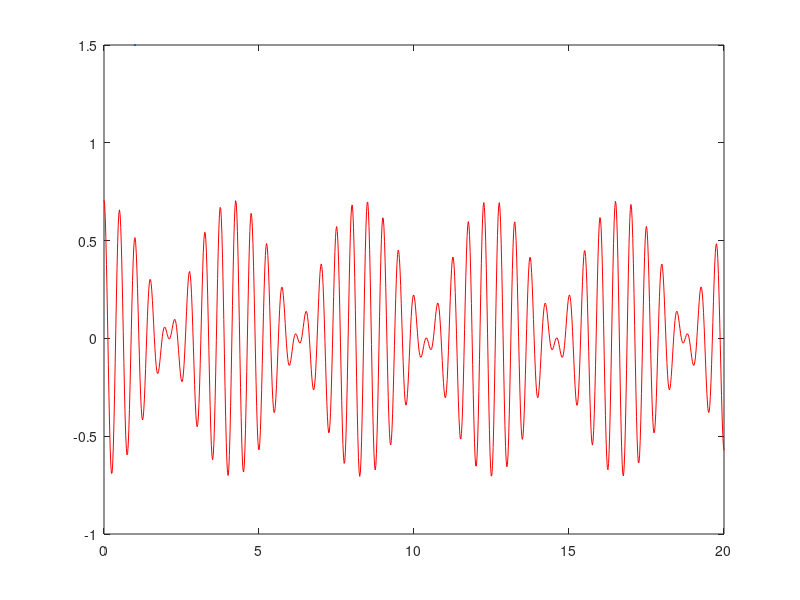

Reproduce this figure in MATLAB. (Note: this script raises an error after producing the figure.)
clc;
clear;

Fs = 100000000;            % Sampling frequency                    
T = 1/Fs;                        % Sampling period       
L = 100 * 10^3;             % Length of signal
t = (0:L-1)*T;                % Time vector

%simulation time
initial = 0;
final = 20 * 10^-6;
N = 1000; %grid number
time = linspace(initial, final, N);

%sinusoidal wave parameter setting
A_c = sqrt(2);
f_c = 2 * 10^6;
A_m = 5;
f_m = 120 * 10^3;
A_c_prime = A_c;
SF = 10;

%generate AM signal in time domain
AM_signal = A_c .* cos(2 * pi  * f_c .* time) .* A_m .* cos(2 * pi * f_m .* time) / SF ;

%FFT (reference from MathWork)
AM_signal1 = A_c .* cos(2 * pi  * f_c .* t) .* A_m .* cos(2 * pi * f_m .* t) / SF ;
Y = fft(AM_signal1);
P2 = abs(Y/L);
P1 = P2(1:L/2+1);
P1(2:end-1) = 2*P1(2:end-1);
f = Fs*(0:(L/2))/L;

%demodulate the DSB-SC
Demo_AM_signal = AM_signal .*  A_c_prime .* cos(2 * pi  * f_c .* time) / SF;

%FFT demodulate signal
Demo_AM_signal1 = AM_signal1 .*  A_c_prime .* cos(2 * pi  * f_c .* t) / SF;
Y2 = fft(Demo_AM_signal1);
P4 = abs(Y2/L);
P3 = P4(1:L/2+1);
P3(2:end-1) = 2*P3(2:end-1);
f2 = Fs*(0:(L/2))/L;

figure(1);
plot(time * 10^6,AM_signal, '-r' , LineWidth= 1.5);hold on;
xlabel('time (\mus)', FontSize= 20);
ylabel('Magnitude(V)', FontSize= 20);
title('Double Side Band-Suppressed Carrier (time domain)', FontSize= 24);
grid on;

figure(2);
plot(f,20*log10(P1)) ;hold on;
xlabel('frequency (Hz)', FontSize= 20);
ylabel('Magnitude  (dB)', FontSize= 20);
xlim([0,3000000]);
title('Double Side Band-Suppressed Carrier FFT (frequency domain)', FontSize= 24);
grid on;

figure(3);
plot(time * 10^6,AM_signal, '-r' , LineWidth= 1.5);hold on;
plot(time * 10^6,Demo_AM_signal, '-b' , LineWidth= 1.5);hold on;
xlabel('time (\mus)', FontSize= 20);
ylabel('Magnitude(V)', FontSize= 20);
title('Double Side Band-Suppressed Carrier (time domain)', FontSize= 24);
legend('DSB-SC', 'Demodulate DSB-SC', Fontsize = 16);
grid on;

figure(4);
plot(f,20*log10(P3)) ;hold on;
xlabel('frequency (Hz)', FontSize= 20);
ylabel('Magnitude (dB)', FontSize= 20);
xlim([0,4500000]);
title('Double Side Band-Suppressed Carrier FFT (frequency domain)', FontSize= 24);
grid on;

figure(5);
subplot(2,1,1);
plot(time * 10^6,AM_signal, '-r' , LineWidth= 1.5);hold on;
xlabel('time (\mus)', FontSize= 20);
ylabel('Magnitude(V)', FontSize= 20);
title('Double Side Band-Suppressed Carrier (time domain)', FontSize= 24);
grid on;

subplot(2,1,2);
plot(f,20*log10(P1)) ;hold on;
xlabel('frequency (Hz)', FontSize= 20);
ylabel('Magnitude (dB)', FontSize= 20);
xlim([0,3000000]);
title('Double Side Band-Suppressed Carrier FFT (frequency domain)', FontSize= 24);
grid on;

figure(6);
subplot(2,1,1);
plot(time * 10^6,AM_signal, '-r' , LineWidth= 1.5);hold on;
plot(time * 10^6,Demo_AM_signal, '-b' , LineWidth= 1.5);hold on;
xlabel('time (\mus)', FontSize= 20);
ylabel('Magnitude(V)', FontSize= 20);
title('Double Side Band-Suppressed Carrier (time domain)', FontSize= 24);
legend('DSB-SC', 'Demodulate DSB-SC', Fontsize = 16);
grid on;

subplot(2,1,2);
plot(f,20*log10(P3)) ;hold on;
xlabel('frequency (Hz)', FontSize= 20);
ylabel('Magnitude (dB)', FontSize= 20);
xlim([0,4500000]);
title('Double Side Band-Suppressed Carrier FFT (frequency domain)', FontSize= 24);
grid on;